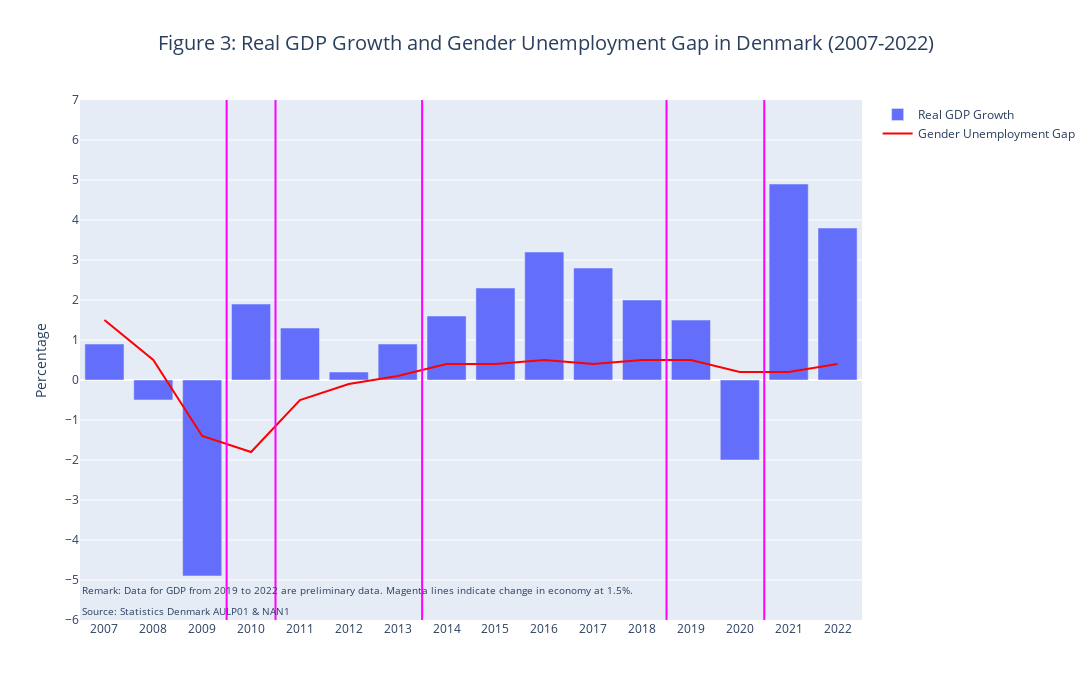

Notebook code for this chart:
### Code cell
# Create a bar trace for GDP growth
gdp_trace = go.Bar(x=GDP['YEAR'], y=GDP['REAL GROWTH IN GDP (%)'], name='Real GDP Growth')

# Create a line trace for the gender unemployment gap
gap_trace = go.Scatter(x=gender_gap['YEAR'], y=gender_gap['GENDER UNEMPLOYMENT GAP (%)'], mode='lines', name='Gender Unemployment Gap', line=dict(color='red'))

# Create a list of shapes for the vertical lines
shapes = []
for i in range(1, len(GDP)):
    if GDP['REAL GROWTH IN GDP (%)'][i] > 1.5 and GDP['REAL GROWTH IN GDP (%)'][i-1] <= 1.5:
        shapes.append(dict(type='line', xref='x', yref='paper', x0=GDP['YEAR'][i-1] + 0.5, y0=0, x1=GDP['YEAR'][i-1] + 0.5, y1=1, line=dict(color='magenta')))
    elif GDP['REAL GROWTH IN GDP (%)'][i] <= 1.5 and GDP['REAL GROWTH IN GDP (%)'][i-1] > 1.5:
        shapes.append(dict(type='line', xref='x', yref='paper', x0=GDP['YEAR'][i-1] + 0.5, y0=0, x1=GDP['YEAR'][i-1] + 0.5, y1=1, line=dict(color='magenta')))

# Define the layout
layout = go.Layout(
    title=dict(text='Figure 3: Real GDP Growth and Gender Unemployment Gap in Denmark (2007-2022)', x=0.5, font=dict(size=20)),
    xaxis=dict(title='', range=[2006.5, 2022.5], showticklabels=True, dtick=1),
    yaxis=dict(title='Percentage', range=[-6, 7], tickvals=[-6,-5, -4, -3, -2, -1, 0, 1, 2, 3, 4, 5, 6, 7]),
    height=700, width=1200,
    shapes=shapes,
    annotations=[
        dict(
            text='Remark: Data for GDP from 2019 to 2022 are preliminary data. Magenta lines indicate change in economy at 1.5%.',
            xref='paper', yref='paper', x=0, y=0.04, showarrow=False, font=dict(size=10)),
        dict(
            text='Source: Statistics Denmark AULP01 & NAN1',
            xref='paper', yref='paper', x=0, y=0.0, showarrow=False, font=dict(size=10))
    ]
)

# Create the figure and add the traces
fig_3 = go.Figure(data=[gdp_trace, gap_trace], layout=layout)

# Show the interactive plot
fig_3.show()

### Figure 1 — Plotly figure (JSON) as saved in the notebook; plotly's stock layout.template omitted (floating-point values rounded to 4 significant figures)
{"data": [{"name": "Real GDP Growth", "type": "bar", "x": [2007, 2008, 2009, 2010, 2011, 2012, 2013, 2014, 2015, 2016, 2017, 2018, 2019, 2020, 2021, 2022], "y": [0.9, -0.5, -4.9, 1.9, 1.3, 0.2, 0.9, 1.6, 2.3, 3.2, 2.8, 2, 1.5, -2, 4.9, 3.8]}, {"line": {"color": "red"}, "mode": "lines", "name": "Gender Unemployment Gap", "type": "scatter", "x": [2007, 2008, 2009, 2010, 2011, 2012, 2013, 2014, 2015, 2016, 2017, 2018, 2019, 2020, 2021, 2022], "y": [1.5, 0.5, -1.4, -1.8, -0.5, -0.1, 0.1, 0.4, 0.4, 0.5, 0.4, 0.5, 0.5, 0.2, 0.2, 0.4]}], "layout": {"annotations": [{"font": {"size": 10}, "showarrow": false, "text": "Remark: Data for GDP from 2019 to 2022 are preliminary data. Magenta lines indicate change in economy at 1.5%.", "x": 0, "xref": "paper", "y": 0.04, "yref": "paper"}, {"font": {"size": 10}, "showarrow": false, "text": "Source: Statistics Denmark AULP01 & NAN1", "x": 0, "xref": "paper", "y": 0, "yref": "paper"}], "height": 700, "shapes": [{"line": {"color": "magenta"}, "type": "line", "x0": 2010.0, "x1": 2010.0, "xref": "x", "y0": 0, "y1": 1, "yref": "paper"}, {"line": {"color": "magenta"}, "type": "line", "x0": 2010.0, "x1": 2010.0, "xref": "x", "y0": 0, "y1": 1, "yref": "paper"}, {"line": {"color": "magenta"}, "type": "line", "x0": 2014.0, "x1": 2014.0, "xref": "x", "y0": 0, "y1": 1, "yref": "paper"}, {"line": {"color": "magenta"}, "type": "line", "x0": 2018.0, "x1": 2018.0, "xref": "x", "y0": 0, "y1": 1, "yref": "paper"}, {"line": {"color": "magenta"}, "type": "line", "x0": 2020.0, "x1": 2020.0, "xref": "x", "y0": 0, "y1": 1, "yref": "paper"}], "title": {"font": {"size": 20}, "text": "Figure 3: Real GDP Growth and Gender Unemployment Gap in Denmark (2007-2022)", "x": 0.5}, "width": 1200, "xaxis": {"dtick": 1, "range": [2006.0, 2022.0], "showticklabels": true, "title": {"text": ""}}, "yaxis": {"range": [-6, 7], "tickvals": [-6, -5, -4, -3, -2, -1, 0, 1, 2, 3, 4, 5, 6, 7], "title": {"text": "Percentage"}}}}
